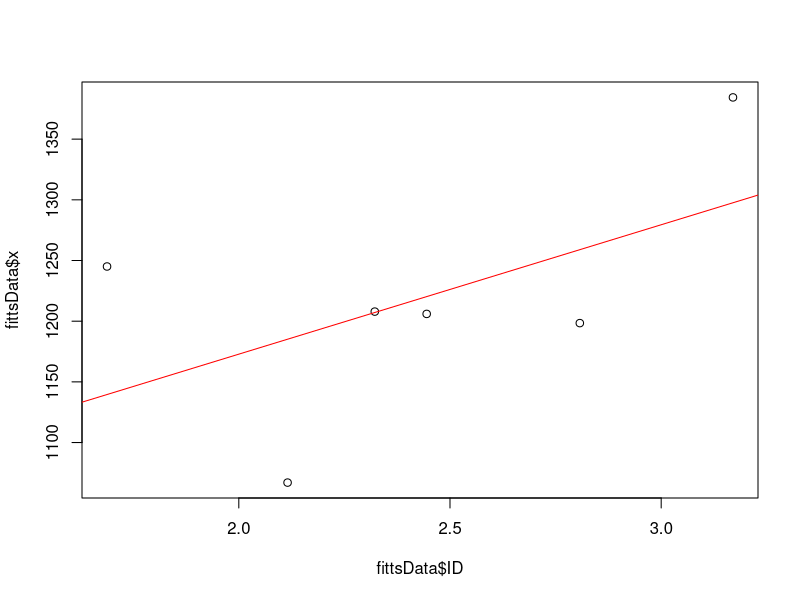
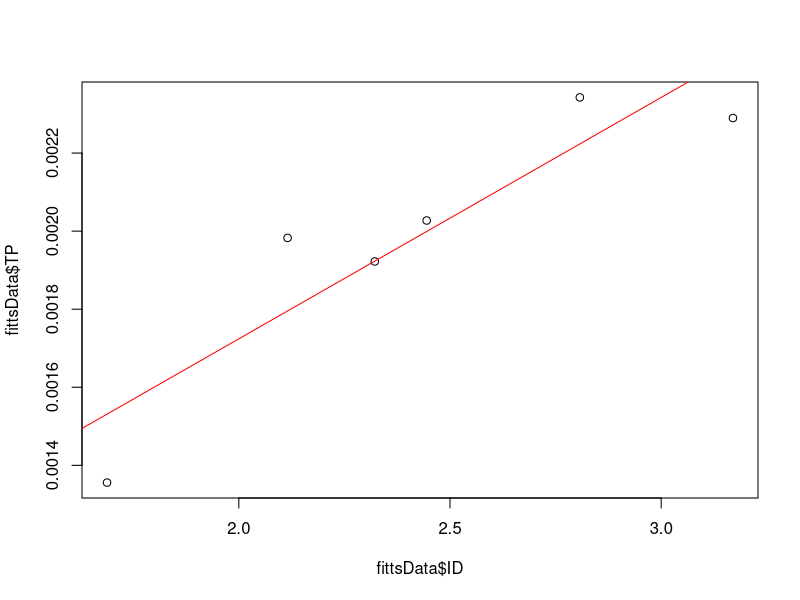

Write the R code that produced these figures, in order.
#Reading Fitts law apparatus data from a file
dataFL <-read.table("logfile.txt",header = FALSE, sep=":", col.names = c("W","D","MT"))
dataFL

#compute mean of Movement Time for each case
dataFL <- aggregate(dataFL$MT, list(W=dataFL$W,D=dataFL$D), mean)

#Calculating ID for each D,W and MT
dataFL$ID<- log2((dataFL$D/dataFL$W)+1)
dataFL

#Saving data of ID, MT
fittsData<- dataFL[,c(3,4)]
fittsData

#Finding regression co-efficients through linear regression
linearMod <- lm(fittsData$x~fittsData$ID, data=fittsData)
summary(linearMod)

#plot graph of MT vs ID
plot(fittsData$ID, fittsData$x)

#drawing the line to get regression coeffecient a,b
abline(linearMod, col="red")

#Calculating throughput - where x is the MT value
fittsData$TP<- fittsData$ID/fittsData$x

#plot graph of TP vs ID
plot(fittsData$ID, fittsData$TP)

#Finding regression co-efficients through linear regression
linearModTP <- lm(fittsData$TP~fittsData$ID, data=fittsData)

#drawing the line to get regression coeffecient a,b
abline(linearModTP, col="red")


